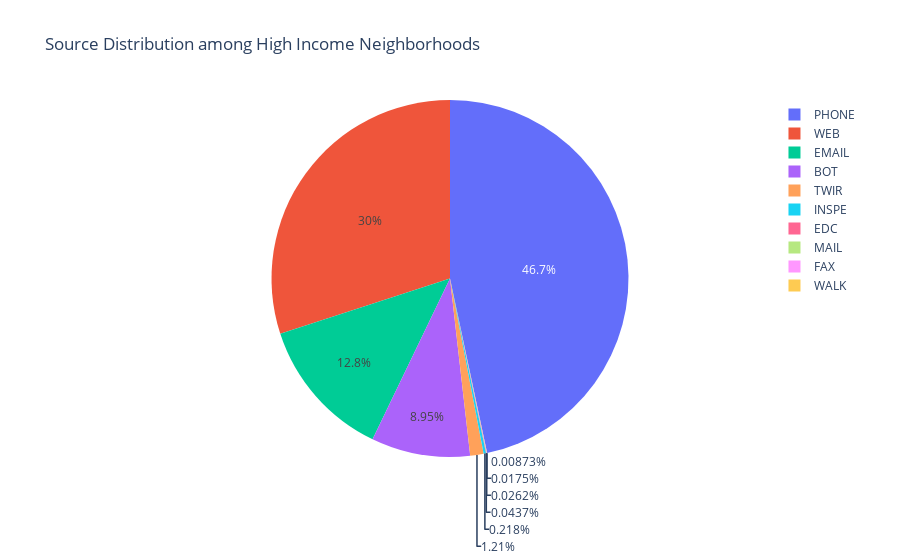

Source (notebook cell):
### Markdown cell above
# I. Source

### Code cell
H = pd.read_csv("H-Group2-311DataPreCOVID-Cold Season.csv")
vsH = H["SOURCE"].value_counts().to_frame()
px.pie(vsH, values='SOURCE', names=vsH.index, title="Source Distribution among High Income Neighborhoods").show()

### Figure 1 — Plotly figure (JSON) as saved in the notebook; plotly's stock layout.template omitted (floating-point values rounded to 4 significant figures)
{"data": [{"domain": {"x": [0, 1], "y": [0, 1]}, "hovertemplate": "index=%{label}<br>SOURCE=%{value}<extra></extra>", "labels": ["PHONE", "WEB", "EMAIL", "BOT", "TWIR", "INSPE", "EDC", "MAIL", "FAX", "WALK"], "legendgroup": "", "name": "", "showlegend": true, "type": "pie", "values": [5345, 3438, 1471, 1025, 139, 25, 5, 3, 2, 1]}], "layout": {"legend": {"tracegroupgap": 0}, "title": {"text": "Source Distribution among High Income Neighborhoods"}}}
